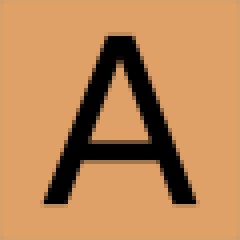
#> input picture api/data/color_images/bitmap/Apricot.png, 60 x 60 px (shown 4 times larger)
$ python colors.py
#> lines starting #> are read from the running program, lines starting #| are printed output that depends on the picture
#!/usr/bin/env python3

import json
import os

from PIL import Image


IMAGE_SIZE = (60, 60)
IMAGE_DIR = "data/color_images/bitmap"


class Colors:

    def __init__(self, filename, image_size=IMAGE_SIZE, image_dir=IMAGE_DIR):
        self.filename = filename
        self.image_size = image_size
        self.image_dir = image_dir

        self.generate_color_lookup(filename)
        self.validate_color_lookup()
        self.generate_palette()
        self.generate_reverse_lookup()

        self.add_images(dir)

    def generate_color_lookup(self, filename):
        with open(filename) as beads_file:
            raw_color_lookup = json.load(beads_file)

        self.color_lookup = {}
        for color_name, values in raw_color_lookup.items():
            self.color_lookup[color_name] = {
                "rgb": tuple(values[:3]),
                "hex": values[3],
            }

    def validate_color_lookup(self):
        """
        Ensure that the RGB and hex values match up for each color
        """
        error_count = 0
        for color_name, color_data in self.color_lookup.items():
            if bytes(color_data["rgb"]).hex() != color_data["hex"].lower():
                print(
                    f'Color data mismatch for {color_name}:'
                    f' {color_data["rgb"][0]}, {color_data["rgb"][1]},'
                    f' {color_data["rgb"][2]} vs {color_data["hex"]}'
                )
                print('Given RGB converts to {}'.format(
                    bytes(color_data["rgb"]).hex()
                ))
                error_count += 1

    def generate_reverse_lookup(self):
        self.reverse_lookup = {}
        for color_name, values in self.color_lookup.items():
            self.reverse_lookup[values["rgb"]] = color_name
            self.reverse_lookup[values["hex"]] = color_name
        palette = self.palette.getpalette()
        palette_rgb = list(zip(palette[0::3], palette[1::3], palette[2::3]))
        for index, rgb in enumerate(palette_rgb):
            self.reverse_lookup[index] = self.reverse_lookup[rgb]

    def add_images(self, dir):
        for color_name in self.color_lookup.keys():
            filename = color_name.replace(" ", "_") + ".png"
            path = os.path.sep.join([self.image_dir, filename])

            try:
                image = Image.open(path)
                if (image.width, image.height) != self.image_size:
                    print(f"Incorrect image size for {color_name}:"
                          f" {image.width}*{image.height}")
                self.color_lookup[color_name]["image"] = image

            except (FileNotFoundError, IOError):
                print(f"Error reading image file for: {color_name}")
                fallback_image = Image.new(
                    "RGB",
                    self.image_size,
                    "#" + self.color_lookup[color_name]["hex"])
                self.color_lookup[color_name]["image"] = fallback_image

    def generate_palette(self):
        """
        Returns 3*256 bytes, representing the R, G, and B
        channels for each of 256 colors in the palette.
        """
        palette = []

        for color_data in self.color_lookup.values():
            palette.extend(color_data["rgb"])

        palette.extend(palette[:3] * (256 - len(self.color_lookup)))

        self.palette = Image.new('P', (16, 16))
        self.palette.putpalette(palette)

    def get_palette(self):
        return self.palette

    def get_color_name(self, color):
        try:
            return self.reverse_lookup[color.upper()]
        except AttributeError:
            return self.reverse_lookup.get(color, "Black")


def main():
    beads = Colors("bead_colors_perler_standard.json")
#> (reads bead_colors_perler_standard.json from the repository)
#> in generate_palette, `self.palette = Image.new('P', (16, 16))`: self.palette: PIL image 16x16 P; every value is 0
#> in generate_palette, `self.palette.putpalette(palette)`:
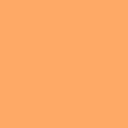
#> self.palette: PIL image 16x16 P (shown 8 times larger); mean R, G, B 255, 169, 103
#> in generate_reverse_lookup, `palette = self.palette.getpalette()`: palette = 768 values, max 255 at index 0, min 0 at index 33, mean 165.5
#> in generate_reverse_lookup, `palette_rgb = list(zip(palette[0::3], palette[1::3], palette[2::3]))`: palette_rgb = 256 items, first 6: (255, 169, 103), (52, 50, 52), (135, 167, 225), (255, 158, 141), (84, 177, 96), (108, 82, 77)
#> the loop in generate_reverse_lookup, `for index, rgb in enumerate(palette_rgb):` made 256 passes
#> after the loop in generate_reverse_lookup, `for index, rgb in enumerate(palette_rgb):`: self.reverse_lookup = 412 items
#> in add_images, image is the input picture: PIL image 60x60 RGBA; mean R, G, B, A 189.7, 136.3, 87.8, 253.9
    print(beads.color_lookup["Apricot"])
#| {'rgb': (255, 169, 103), 'hex': 'FFA967', 'image': <PIL.PngImagePlugin.PngImageFile image mode=RGBA size=60x60 at 0x7FA0406C9D10>}
    beads.color_lookup["Apricot"]["image"].show()


if __name__ == '__main__':
    main()
